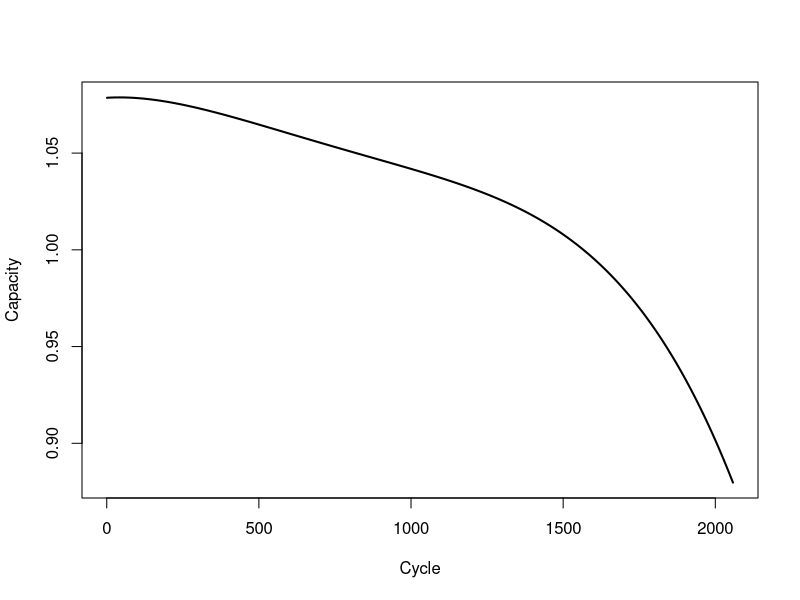

R code for this plot: (Note: this script raises an error after producing the figure.)
library(ggplot2)

traindata = read.csv("./Data/Battery_train.csv")
df <- traindata[,1:3] # take only first battery

# fit polynomial regression models up to degree 5
fit1 <- lm(df$NO.1~df$Cycle)
fit2 <- lm(df$NO.1~poly(df$Cycle,2,raw=TRUE))
fit3 <- lm(df$NO.1~poly(df$Cycle,3,raw=TRUE))
fit4 <- lm(df$NO.1~poly(df$Cycle,4,raw=TRUE))
fit5 <- lm(df$NO.1~poly(df$Cycle,5,raw=TRUE))

# create a scatterplot of cycle vs. capacity
plot(df$Cycle, df$NO.1, pch=19, xlab='Cycle', ylab='Capacity', type="l", lwd=2)

#add curve of each model to plot
lines(x_axis, predict(fit1, data.frame(x=df$Cycle)), col='green')
lines(x_axis, predict(fit2, data.frame(x=df$Cycle)), col='red')
lines(x_axis, predict(fit3, data.frame(x=df$Cycle)), col='purple')
lines(x_axis, predict(fit4, data.frame(x=df$Cycle)), col='blue')
lines(x_axis, predict(fit5, data.frame(x=df$Cycle)), col='orange')

legend(0, 1, legend=c("Linear", "First degree", "Second degree", "Third degree", "Fourth degree", "Fifth degree"),
       col=c("green", "red", "purple", "blue", "orange"), lty=1:2, cex=0.6)

#calculated adjusted R-squared of each model
summary(fit1)$adj.r.squared
summary(fit2)$adj.r.squared
summary(fit3)$adj.r.squared
summary(fit4)$adj.r.squared
summary(fit5)$adj.r.squared


